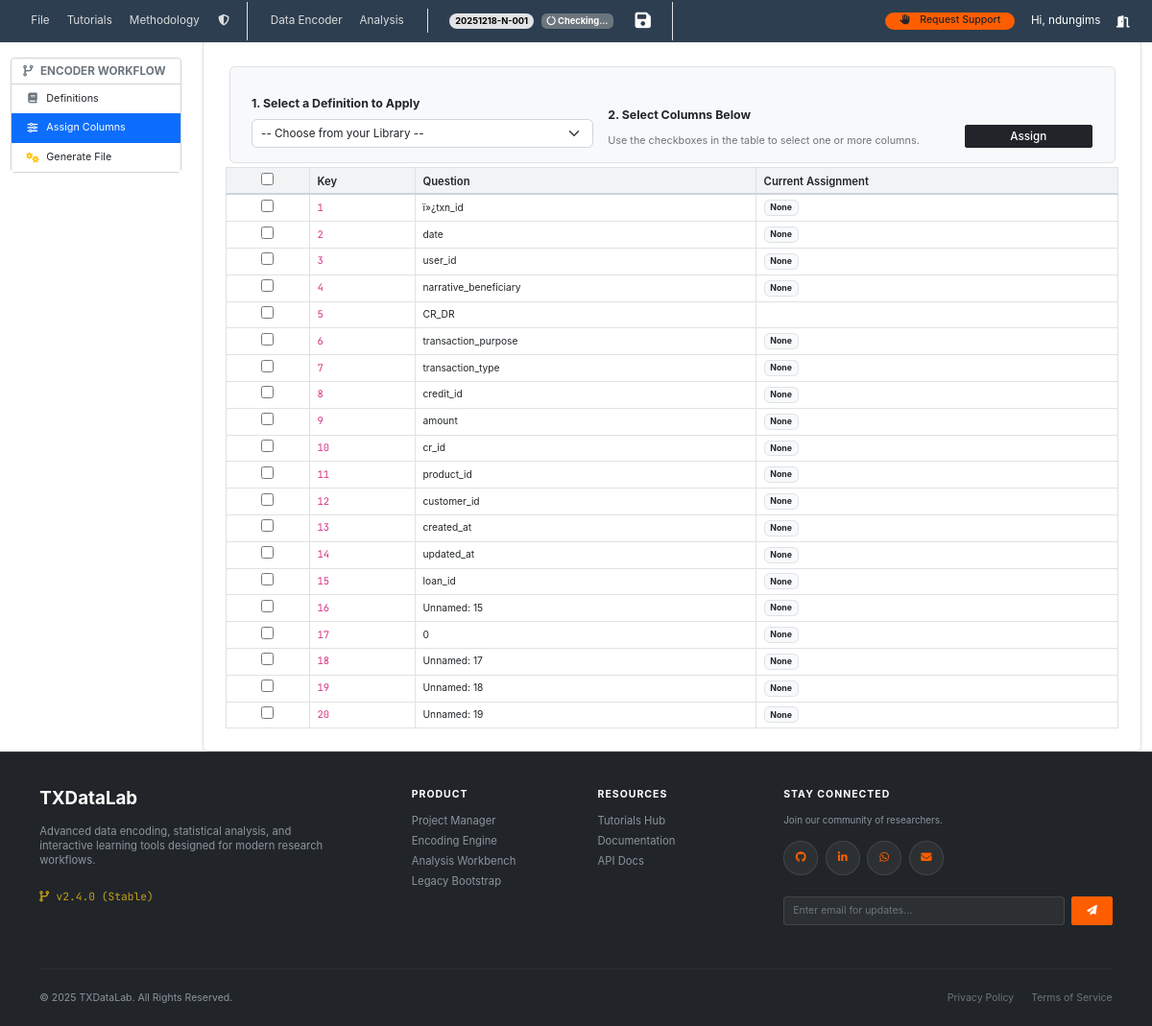
The app's page /assign/1 (signed in) with its own data.
### app/app_database/encoder_models.py (models this page shows, shortened)
class Study(db.Model):
    __tablename__ = 'studies'
    id = db.Column(db.Integer, primary_key=True)
    name = db.Column(db.String(255), unique=True, nullable=False)
    topic = db.Column(db.String(255))
    description = db.Column(db.Text)
    created_at = db.Column(db.DateTime(timezone=True), server_default=func.now())
    map_filename = db.Column(db.String(255), unique=True, nullable=False)
    project_code = db.Column(db.String(50), unique=True, index=True)
    user_id = db.Column(db.Integer, db.ForeignKey('users.id'), nullable=False)
    user = db.relationship('User', back_populates='studies')
    definitions = db.relationship('EncoderDefinition', back_populates='study', cascade='all, delete-orphan')
    column_encodings = db.relationship('ColumnEncoding', back_populates='study', cascade='all, delete-orphan')

class User(UserMixin, db.Model):
    __tablename__ = 'users'
    id = db.Column(db.Integer, primary_key=True)
    username = db.Column(db.String(64), index=True, unique=True, nullable=False)
    email = db.Column(db.String(120), index=True, unique=True, nullable=False)
    password_hash = db.Column(db.String(256))
    user_code = db.Column(db.String(20), unique=True, index=True, nullable=True)
    role_id = db.Column(db.Integer, db.ForeignKey('roles.id'))
    role = db.relationship('Role', back_populates='users')
    studies = db.relationship(
        'Study',
        back_populates='user',
        lazy='dynamic',
        cascade='all, delete-orphan'
    )

class ColumnEncoding(db.Model):
    __tablename__ = 'column_encodings'
    id = db.Column(db.Integer, primary_key=True)
    study_id = db.Column(db.Integer, db.ForeignKey('studies.id'), nullable=False)
    encoder_definition_id = db.Column(db.Integer, db.ForeignKey('encoder_definitions.id'), nullable=True)
    column_key = db.Column(db.String(50), nullable=False)
    original_name = db.Column(db.Text, nullable=False)
    study = db.relationship('Study', back_populates='column_encodings')
    encoder_definition = db.relationship('EncoderDefinition', back_populates='column_assignments')
    __table_args__ = (db.UniqueConstraint('study_id', 'column_key', name='_study_column_key_uc'),)

### app/app_encoder/encoder_routes.py (the view)
@encoding_bp.route('/assign/<int:study_id>')
@login_required
def assign(study_id):
    try:
        study = Study.query.get_or_404(study_id)
        if study.user_id != current_user.id:
            return redirect(url_for('file_mgt.list_projects'))
        result_files_exist = _check_workspace_files(study)
        csv_filename = study.map_filename.replace('.json', '.csv')
        map_filename = study.map_filename
        csv_path = WorkspaceManager.get_file_path(current_user.id, study.project_code, csv_filename)
        map_path = WorkspaceManager.get_file_path(current_user.id, study.project_code, map_filename)
        if not os.path.exists(csv_path):
            flash("Source CSV missing from workspace. Please sync your local folder.", "danger")
            return redirect(url_for('encoding.definitions', study_id=study.id))
        bootstrapper = DataBootstrapper(file_path=csv_path, map_path=map_path, encoding='latin1')
        EncodingConfigManager.initialize_columns_for_study(study, bootstrapper.question_map)
        column_configs = EncodingConfigManager.get_column_configs_for_study(study.id)
        study_definitions = EncoderDefinition.query.filter_by(study_id=study.id).order_by(EncoderDefinition.name).all()
        return render_template(
            'encoder_assign.html',
            title=f"Assign: {study.name}",
            study=study,
            configs=column_configs,
            definitions=study_definitions,
            result_files_exist=result_files_exist
        )
    except Exception as e:
        flash(f"Error loading assignment page: {e}", "danger")
        return redirect(url_for('encoding.definitions', study_id=study_id))

### app/app_encoder/templates/encoder/encoder_assign.html (shortened to what this page needs)
{% extends "encoder_base.html" %}
{% block encoder_content %}
        <form action="{{ url_for('encoding.assign_definition') }}" method="post">
            {% if definitions %}
            <div class="row g-3 align-items-end p-3 m-1 bg-light rounded border">
                <div class="col-md-5">
                    <label for="definition_id" class="form-label fw-bold">1. Select a Definition to Apply</label>
                    <select id="definition_id" name="definition_id" class="form-select" required>
                        <option value="" disabled selected>-- Choose from your Library --</option>
                    </select>
                </div>
                <div class="col-md-5">
                    <label class="form-label fw-bold">2. Select Columns Below</label>
                    <div class="form-text">Use the checkboxes in the table to select one or more columns.</div>
                </div>
                <div class="col-md-2">
                     <button type="submit" class="btn btn-dark w-100">Assign</button>
                </div>
            </div>
            {% else %}
            <div class="alert alert-warning">
                <strong>No Definitions Found!</strong> You must first <a href="{{ url_for('encoding.definitions', study_id=study.id) }}">create an Encoder Definition</a> before you can assign one.
            </div>
            {% endif %}
            <div class="table-responsive preview-container" style="font-size: 0.8rem; max-height: 600px;">
                <table class="table table-bordered table-hover">
                    <thead class=" sticky-top">
                        <tr>
                            <th class="text-center"><input type="checkbox" id="select-all-cols" title="Select/Deselect All" {% if not definitions %}disabled{% endif %}></th>
                            <th>Key</th>
                            <th>Question</th>
                            <th>Current Assignment</th>
                        </tr>
                    </thead>
                    <tbody>
                        {% for config in configs %}
                        <tr>
                            <td class="text-center"><input type="checkbox" name="column_ids" value="{{ config.id }}" class="col-checkbox" {% if not definitions %}disabled{% endif %}></td>
                            <td><code>{{ config.column_key }}</code></td>
                            <td><small>{{ config.original_name }}</small></td>
                            <td>
                                {% if config.encoder_definition %}
                                    <span class="badge" style="background-color: var(--fluidcore-dark-brown);">{{ config.encoder_definition.name }}</span>
                                {% else %}
                                    <span class="badge bg-light text-dark border">None</span>
                                {% endif %}
                            </td>
                        </tr>
                        {% endfor %}
                    </tbody>
                </table>
            </div>
        </form>
{% endblock %}

### app/templates/layout.html (shortened to what this page needs)
<!doctype html>
<html lang="en">
<head>
    <link rel="stylesheet" href="https://cdnjs.cloudflare.com/ajax/libs/font-awesome/6.5.1/css/all.min.css" />
    <link href="https://cdn.jsdelivr.net/npm/bootstrap-icons@1.11.3/font/bootstrap-icons.css" rel="stylesheet">
    <link href="https://cdn.jsdelivr.net/npm/bootstrap@5.3.2/dist/css/bootstrap.min.css" rel="stylesheet">
    <link rel="stylesheet" href="{{ url_for('static', filename='css/bootstrap.min.css') }}">
    <link rel="stylesheet" href="{{ url_for('static', filename='css/bootstrap-icons.css') }}">
    <link rel="stylesheet" href="{{ url_for('static', filename='css/style.css') }}">
</head>
<body>
    <nav class="navbar navbar-expand-md navbar-dark navbar-custom fixed-top " >
        <div class="container-fluid">
            {% if current_user.is_authenticated %}
                <ul class="navbar-nav mx-auto">
                    <li class="nav-item"><a class="nav-link" href="{{ url_for('file_mgt.list_projects') }}">File</a></li>
                    <li class="nav-item"><a class="nav-link" href="{{ url_for('tutorials.index') }}">Tutorials</a></li>
                    <li class="nav-item"><a class="nav-link" href="{{ url_for('ops.documentation') }}">Methodology</a></li>
                    <li class="nav-item"><a class="nav-link" href="{{ url_for('tuit_setup.index') }}">
                        <i class="fas fa-shield-alt fa-fw me-2"></i>
                    </a>
                    </li>
                </ul>
             {% if study %}
            <div class="d-flex align-items-center border-start border-end  px-3 py-2">
                <ul class="navbar-nav border-end me-4 pe-3">
                <li class="nav-item"><a class="nav-link" href="{{ url_for('encoding.definitions', study_id=study.id) }}">Data Encoder</a></li>
                <li class="nav-item"><a class="nav-link" href="{{ url_for('analysis.dashboard', study_id=study.id) }}">Analysis</a></li>
                </ul>
                <span class="badge rounded-pill bg-secondary-subtle text-black me-2">
                    {{ study.project_code }}
                </span>
                <span id="connectionStatus"
                    class="badge bg-secondary text-white me-3"
                    title="Checking status..."
                    style="cursor: pointer;">
                    <i class="fas fa-circle-notch fa-spin"></i> Checking...
                </span>
                <button onclick="SyncManager.syncProjectState()"
                        class="btn btn-sm"
                        title="Save Project State (CSV, JSON, Results) to Local Disk">
                    <i class="fas fa-save text-white fs-5"></i>
                </button>
            </div>
            {% endif %}
            {% endif %}
            <div class="collapse navbar-collapse" id="navbarNav">
                <ul class="navbar-nav ms-auto">
                    <li class="nav-item me-2">
                        <a class="btn btn-outline-light btn-sm px-3 rounded-5"
                        style="background: var(--fluidcore-orange); border: none; color: var(--fluidcore-white);"
                        href="{{ url_for('ops.support') }}"><i class="fas fa-hand-paper me-2"></i>
                            Request Support
                        </a>
                    </li>
                </ul>
                <ul class="navbar-nav ">
                    {% if current_user.is_authenticated %}
                        <li class="nav-item me-2">
                            <span class="nav-link text-white small">Hi, {{ current_user.username }}</span>
                        </li>
                        <li class="nav-item">
                            <a  href="{{ url_for('auth.logout') }}">
                                <i class="fas fa-door-open text-white pt-2"></i>
                            </a>
                        </li>
                    {% else %}
                        <li class="nav-item">
                            <a class="nav-link" href="{{ url_for('ops.index') }}">
                                <i class="fas fa-home text-white pt-2"></i>
                            </a>
                        </li>
                    {% endif %}
                </ul>
            </div>
        </div>
    </nav>
    <main >
        {% block content %}
        {% endblock %}
    </main>
    <footer class="footer-custom">
        <div class="container">
            <div class="row g-5">
                <div class="col-lg-4 col-md-12">
                    <a href="{{ url_for('file_mgt.list_projects') }}" class="text-white text-decoration-none h5 fw-bold mb-3 d-block">
                        TXDataLab
                    </a>
                    <p class="mb-4" style="max-width: 300px;">
                        Advanced data encoding, statistical analysis, and interactive learning tools designed for modern research workflows.
                    </p>
                    <div class="footer-brand-text">
                        <i class="fas fa-code-branch me-2"></i>v2.4.0 (Stable)
                    </div>
                </div>
                <div class="col-lg-2 col-6">
                    <div class="footer-heading">Product</div>
                    <ul class="footer-links">
                        <li><a href="{{ url_for('file_mgt.list_projects') }}">Project Manager</a></li>
                        {% if study %}
                            <li><a href="{{ url_for('encoding.definitions', study_id=study.id) }}">Encoding Engine</a></li>
                            <li><a href="{{ url_for('analysis.dashboard', study_id=study.id) }}">Analysis Workbench</a></li>
                        {% else %}
                            <li><span class="text-muted" style="cursor: not-allowed">Encoding Engine</span></li>
                            <li><span class="text-muted" style="cursor: not-allowed">Analysis Workbench</span></li>
                        {% endif %}
                        <li><a href="{{ url_for('ops.index') }}">Legacy Bootstrap</a></li>
                    </ul>
                </div>
                <div class="col-lg-2 col-6">
                    <div class="footer-heading">Resources</div>
                    <ul class="footer-links">
                        <li><a href="{{ url_for('tutorials.index') }}">Tutorials Hub</a></li>
                        <li><a href="{{ url_for('ops.documentation') }}">Documentation</a></li>
                        <li><a href="#">API Docs</a></li>
                    </ul>
                </div>
                <div class="col-lg-4 col-md-12">
                    <div class="footer-heading">Stay Connected</div>
                    <p class="small mb-3">Join our community of researchers.</p>
                    <div class="social-icons mb-4">
                        <a href="https://github.com/SNdungi/MBA_data_analysis" target="_blank" class="social-icon-btn" title="GitHub">
                            <i class="fab fa-github"></i>
                        </a>
                        <a href="https://www.linkedin.com/in/stephen-musyoka-3105141b3/" target="_blank" class="social-icon-btn" title="LinkedIn">
                            <i class="fab fa-linkedin-in"></i>
                        </a>
                        <a href="https://wa.me/254102965704" target="_blank" class="social-icon-btn" title="WhatsApp">
                            <i class="fab fa-whatsapp"></i>
                        </a>
                        <a href="#" class="social-icon-btn" title="Email">
                            <i class="fas fa-envelope"></i>
                        </a>
                    </div>
                    <form action="#" onsubmit="event.preventDefault();" class="d-flex gap-2">
                        <input type="email" class="form-control footer-input form-control-sm" placeholder="Enter email for updates...">
                        <button class="btn btn-primary btn-sm px-3" type="button">
                            <i class="fas fa-paper-plane"></i>
                        </button>
                    </form>
                </div>
            </div>
            <div class="footer-bottom">
                <div>
                    &copy; {{ now().year }} TXDataLab. All Rights Reserved.
                </div>
                <div class="d-none d-md-block">
                    <a href="#" class="text-muted text-decoration-none me-3 hover-white">Privacy Policy</a>
                    <a href="#" class="text-muted text-decoration-none hover-white">Terms of Service</a>
                </div>
            </div>
        </div>
    </footer>
</body>
</html>

### records on screen
Study: project_code "20251218-N-001"
User: username "ndungims"
ColumnEncoding: column_key "1", original_name "ï»¿txn_id", shows "None"
ColumnEncoding: column_key "2", original_name "date", shows "None"
ColumnEncoding: column_key "3", original_name "user_id", shows "None"
ColumnEncoding: column_key "4", original_name "narrative_beneficiary", shows "None"
ColumnEncoding: column_key "5", original_name "CR_DR"
ColumnEncoding: column_key "6", original_name "transaction_purpose", shows "None"
ColumnEncoding: column_key "7", original_name "transaction_type", shows "None"
ColumnEncoding: column_key "8", original_name "credit_id", shows "None"
ColumnEncoding: column_key "9", original_name "amount", shows "None"
ColumnEncoding: column_key "10", original_name "cr_id", shows "None"
ColumnEncoding: column_key "11", original_name "product_id", shows "None"
ColumnEncoding: column_key "12", original_name "customer_id", shows "None"
ColumnEncoding: column_key "13", original_name "created_at", shows "None"
ColumnEncoding: column_key "14", original_name "updated_at", shows "None"
ColumnEncoding: column_key "15", original_name "loan_id", shows "None"
ColumnEncoding: column_key "16", original_name "Unnamed: 15", shows "None"
ColumnEncoding: column_key "17", original_name "0", shows "None"
ColumnEncoding: column_key "18", original_name "Unnamed: 17", shows "None"
ColumnEncoding: column_key "19", original_name "Unnamed: 18", shows "None"
ColumnEncoding: column_key "20", original_name "Unnamed: 19", shows "None"
